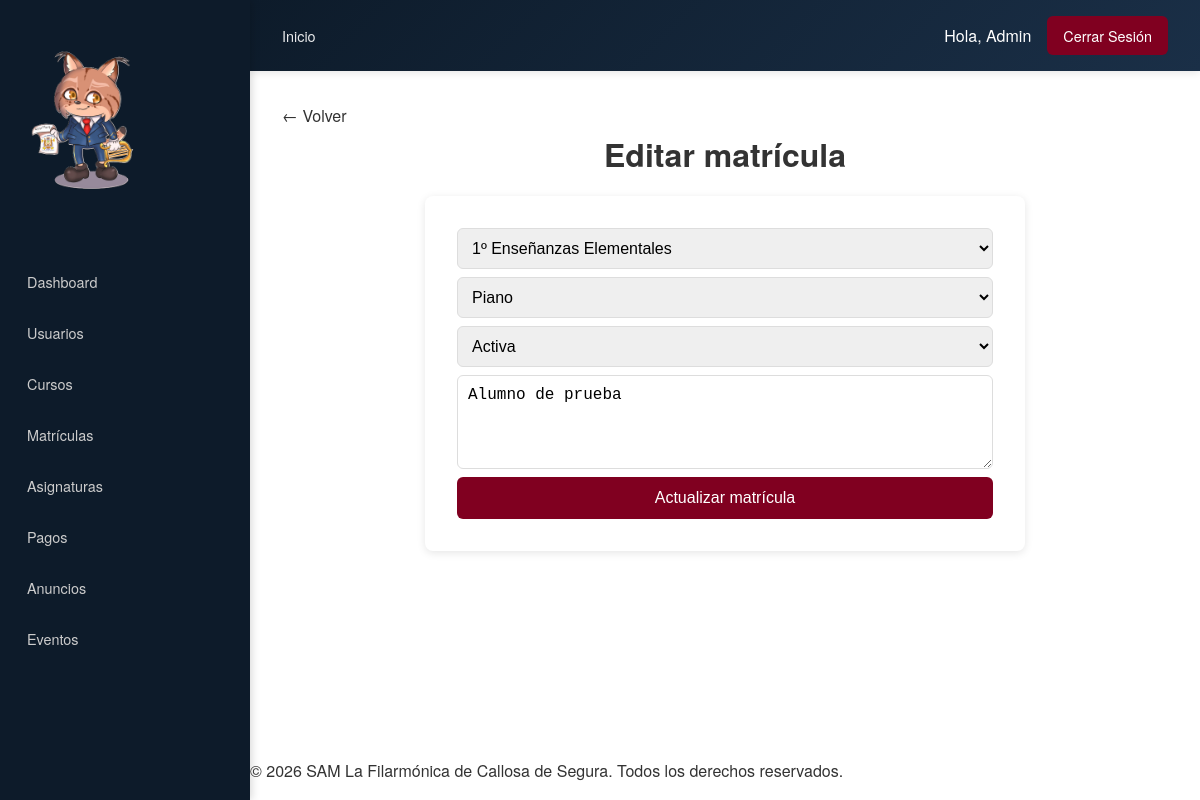
/admin/editar_matricula.php?id=1 (signed in), run on the app's committed database.
### tables this page shows
CREATE TABLE `matriculas` (
  `id_matricula` int(11) NOT NULL,
  `id_alumno` int(11) NOT NULL,
  `id_curso` int(11) NOT NULL,
  `id_instrumento` int(15) DEFAULT NULL,
  `fecha_matricula` date DEFAULT NULL,
  `estado` enum('activa','finalizada','cancelada') NOT NULL,
  `observaciones` text DEFAULT NULL,
  `tutor_nombre` varchar(255) DEFAULT NULL,
  `tutor_dni` varchar(20) DEFAULT NULL,
  `tutor_email` varchar(50) DEFAULT NULL,
  `tutor_telefono` varchar(20) DEFAULT NULL,
  `tutor_consentimiento` tinyint(1) DEFAULT 0
);

CREATE TABLE `cursos` (
  `id_curso` int(11) NOT NULL,
  `nombre` varchar(150) NOT NULL,
  `descripcion` text DEFAULT NULL,
  `precio` decimal(5,2) DEFAULT NULL,
  `curso_academico` varchar(20) DEFAULT NULL,
  `plazas` int(11) DEFAULT NULL
);

CREATE TABLE `instrumentos` (
  `id_instrumento` int(11) NOT NULL,
  `nombre` varchar(100) NOT NULL
);

### admin/editar_matricula.php (the view, shortened to what this page needs)
<?php
require_once "../includes/funciones.php";
$conexion = conectar();
$id = (int)($_GET['id'] ?? 0);
$matricula = $conexion->query("SELECT * FROM matriculas WHERE id_matricula=$id");
$datos = $matricula->fetch_assoc();
$instrumentos = $conexion->query("SELECT id_instrumento, nombre FROM instrumentos");
$cursos = $conexion->query("SELECT id_curso, nombre FROM cursos");
include "../plantillas/header_privado.php";
include "../plantillas/navbar_privado.php";
?>
<main class="main">
    <h1>Editar matrícula</h1>
    <form method="POST">
        <select name="id_curso" required>
            <?php
            $cursos->data_seek(0);
            while ($curso = $cursos->fetch_assoc()) { ?>
                <option value="<?= $curso['id_curso'] ?>" <?= $curso['id_curso'] == $datos['id_curso'] ? 'selected' : '' ?>>
                    <?= $curso['nombre'] ?>
                </option>
            <?php } ?>
        </select>
        <select name="id_instrumento" required>
            <?php
            $instrumentos->data_seek(0);
            while ($inst = $instrumentos->fetch_assoc()) { ?>
                <option value="<?= $inst['id_instrumento'] ?>" <?= $inst['id_instrumento'] == $datos['id_instrumento'] ? 'selected' : '' ?>>
                    <?= $inst['nombre'] ?>
                </option>
            <?php } ?>
        </select>
        <select name="estado" required>
            <option value="activa" <?= $datos['estado'] == 'activa' ? 'selected' : '' ?>>Activa</option>
        </select>
        <textarea name="observaciones" rows="4" placeholder="Observaciones"><?= $datos['observaciones'] ?></textarea>
        <button type="submit" name="editar">Actualizar matrícula</button>
    </form>
</main>
<?php include "../plantillas/footer_privado.php"; ?>

### estaticos/css/styles.css (style rules this page uses)
* { box-sizing: border-box; margin: 0; padding: 0; }
html, body { height: 100%; margin: 0; }
body { font-family: 'Helvetica Neue', Arial, sans-serif; line-height: 1.6; color: #333333; display: flex; flex-direction: column; min-height: 100vh; min-width: 320px; }
main { flex: 1; }
h1, h2, h3 { margin-bottom: 1rem; text-align: center; }

### estaticos/css/privado.css (style rules this page uses)
* { box-sizing: border-box; }
html, body { min-width: 320px; }
body { margin: 0; padding: 0; }
.main { padding: 1rem; width: 100%; max-width: 1400px; min-width: 300px; margin: 0 auto; }
form { margin: 0 auto; display: flex; flex-direction: column; gap: 0.75rem; width: 100%; background: white; padding: 1.25rem; border-radius: 8px; box-shadow: 0 2px 8px rgba(0, 0, 0, 0.1); }
form input, form select, form textarea { padding: 8px; border: 1px solid #ddd; border-radius: 6px; font-size: 0.9rem; width: 100%; }
form button { background: #800020; color: white; padding: 10px; border: none; border-radius: 6px; cursor: pointer; font-size: 0.95rem; transition: background 0.3s; width: 100%; }
@media (min-width: 768px) { .main { padding: 1.5rem; } }
@media (min-width: 768px) { form { width: 100%; max-width: 600px; margin: 0 auto; padding: 2rem; gap: 0.5rem; } }
@media (min-width: 768px) { form input, form select, form textarea { padding: 10px; font-size: 1rem; } }
@media (min-width: 768px) { form button { width: 100%; padding: 12px 24px; font-size: 1rem; } }
@media (min-width: 1024px) { .main { padding: 2rem; max-width: 1200px; } }
@media (min-width: 1024px) { body { margin-left: 250px; } }

### data on the page
matriculas: id_curso "1º Enseñanzas Elementales", id_instrumento "Piano", estado "Activa", observaciones "Alumno de prueba"

### other printed values
$nombre "Admin"
